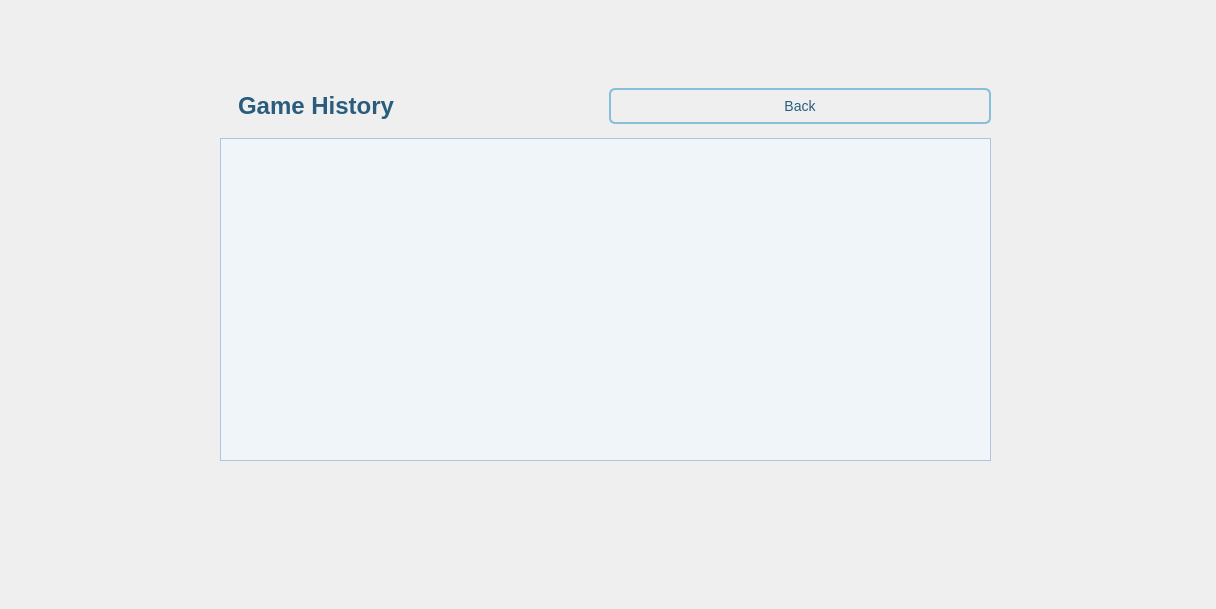
<?xml version="1.0" encoding="UTF-8"?>
<ui version="4.0">
 <class>GameHistory</class>
 <widget class="QDialog" name="GameHistory">
  <property name="geometry">
   <rect>
    <x>0</x>
    <y>0</y>
    <width>1216</width>
    <height>609</height>
   </rect>
  </property>
  <property name="windowTitle">
   <string>Dialog</string>
  </property>
  <property name="styleSheet">
   <string notr="true">QDialog {
    background-image: url(:/images/images/any_menu.png);
    background-repeat: no-repeat;
    background-position: center;
    background-attachment: fixed;
}</string>
  </property>
  <widget class="QWidget" name="verticalLayoutWidget">
   <property name="geometry">
    <rect>
     <x>220</x>
     <y>80</y>
     <width>771</width>
     <height>381</height>
    </rect>
   </property>
   <layout class="QVBoxLayout" name="verticalLayout">
    <item>
     <layout class="QHBoxLayout" name="horizontalLayout">
      <item>
       <widget class="QLabel" name="historyLabel">
        <property name="sizePolicy">
         <sizepolicy hsizetype="Preferred" vsizetype="Fixed">
          <horstretch>0</horstretch>
          <verstretch>0</verstretch>
         </sizepolicy>
        </property>
        <property name="styleSheet">
         <string notr="true">QLabel#historyLabel {
    font-size: 24px;
    font-weight: bold;
    color: #2a5d7d;
    padding: 12px;
    qproperty-alignment: AlignCenter;
}</string>
        </property>
        <property name="text">
         <string>Game History</string>
        </property>
       </widget>
      </item>
      <item>
       <widget class="QPushButton" name="backButton">
        <property name="sizePolicy">
         <sizepolicy hsizetype="Preferred" vsizetype="Fixed">
          <horstretch>0</horstretch>
          <verstretch>0</verstretch>
         </sizepolicy>
        </property>
        <property name="styleSheet">
         <string notr="true">QPushButton#backButton {
    background-color: transparent;
    color: #2a5d7d;
    font-size: 14px;
    border: 2px solid #88bfd9;
    border-radius: 6px;
    padding: 8px;
}

QPushButton#backButton:hover {
    background-color: #e1f1f8;
    color: #1f4e6d;
}

QPushButton#backButton:pressed {
    background-color: #cbdce7;
}</string>
        </property>
        <property name="text">
         <string>Back</string>
        </property>
       </widget>
      </item>
     </layout>
    </item>
    <item>
     <widget class="QTableWidget" name="historyTable">
      <property name="styleSheet">
       <string notr="true">QTableWidget {
    background-color: #f0f5f9;
    border: 1px solid #b0c4de;
    font-size: 14px;
    gridline-color: #d0d9e6;
}

QHeaderView::section {
    background-color: #88bfd9;
    color: white;
    font-weight: bold;
    padding: 4px;
    border: none;
}

QTableWidget::item:selected {
    background-color: #ce93d0;
    color: black;
}</string>
      </property>
     </widget>
    </item>
   </layout>
  </widget>
 </widget>
 <resources/>
 <connections/>
</ui>
